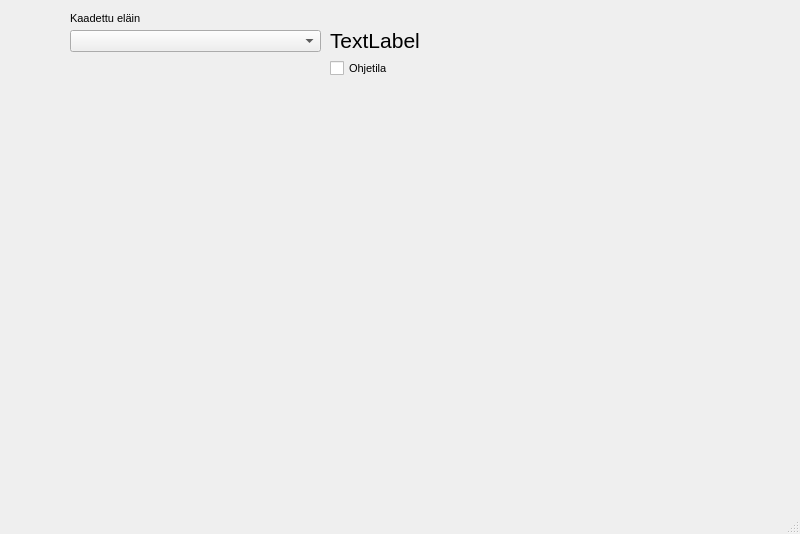
<?xml version="1.0" encoding="UTF-8"?>
<ui version="4.0">
 <class>MainWindow</class>
 <widget class="QMainWindow" name="MainWindow">
  <property name="geometry">
   <rect>
    <x>0</x>
    <y>0</y>
    <width>800</width>
    <height>534</height>
   </rect>
  </property>
  <property name="font">
   <font>
    <pointsize>8</pointsize>
   </font>
  </property>
  <property name="windowTitle">
   <string>MainWindow</string>
  </property>
  <widget class="QWidget" name="centralwidget">
   <widget class="QComboBox" name="animalTypeComboBox">
    <property name="geometry">
     <rect>
      <x>70</x>
      <y>30</y>
      <width>251</width>
      <height>22</height>
     </rect>
    </property>
    <property name="toolTip">
     <string/>
    </property>
    <property name="whatsThis">
     <string>&lt;html&gt;&lt;head/&gt;&lt;body&gt;&lt;p&gt;&lt;span style=&quot; font-size:14pt; text-decoration: underline;&quot;&gt;Tällä valinnalla saat valittua kaadetun eläimen &lt;/span&gt;&lt;span style=&quot; font-size:14pt; font-weight:600; text-decoration: underline;&quot;&gt;lajin&lt;/span&gt;&lt;span style=&quot; font-size:14pt; text-decoration: underline;&quot;&gt;.&lt;/span&gt;&lt;span style=&quot; font-size:14pt;&quot;/&gt;&lt;/p&gt;&lt;p&gt;&lt;span style=&quot; font-size:11pt;&quot;&gt;Tärkeimmät riistaeläimet saat valittua listasta. Jos et löydä oikeaa eläinta, valitse &lt;/span&gt;&lt;span style=&quot; font-size:11pt; font-style:italic;&quot;&gt;Hirvi.&lt;/span&gt;&lt;/p&gt;&lt;p&gt;&lt;br/&gt;&lt;/p&gt;&lt;/body&gt;&lt;/html&gt;</string>
    </property>
    <property name="styleSheet">
     <string notr="true">selection-background-color: rgb(237, 46, 128);</string>
    </property>
    <property name="placeholderText">
     <string>Valitse eläin</string>
    </property>
   </widget>
   <widget class="QLabel" name="label">
    <property name="geometry">
     <rect>
      <x>70</x>
      <y>10</y>
      <width>81</width>
      <height>16</height>
     </rect>
    </property>
    <property name="text">
     <string>Kaadettu eläin</string>
    </property>
   </widget>
   <widget class="QLabel" name="selectionLabel">
    <property name="geometry">
     <rect>
      <x>330</x>
      <y>30</y>
      <width>461</width>
      <height>21</height>
     </rect>
    </property>
    <property name="font">
     <font>
      <pointsize>16</pointsize>
     </font>
    </property>
    <property name="text">
     <string>TextLabel</string>
    </property>
   </widget>
   <widget class="QCheckBox" name="whatsThisModeCheckBox">
    <property name="geometry">
     <rect>
      <x>330</x>
      <y>60</y>
      <width>70</width>
      <height>17</height>
     </rect>
    </property>
    <property name="text">
     <string>Ohjetila</string>
    </property>
   </widget>
  </widget>
  <widget class="QMenuBar" name="menubar">
   <property name="geometry">
    <rect>
     <x>0</x>
     <y>0</y>
     <width>800</width>
     <height>19</height>
    </rect>
   </property>
  </widget>
  <widget class="QStatusBar" name="statusbar"/>
 </widget>
 <resources>
  <include location="hirviResources.qrc"/>
 </resources>
 <connections/>
</ui>
